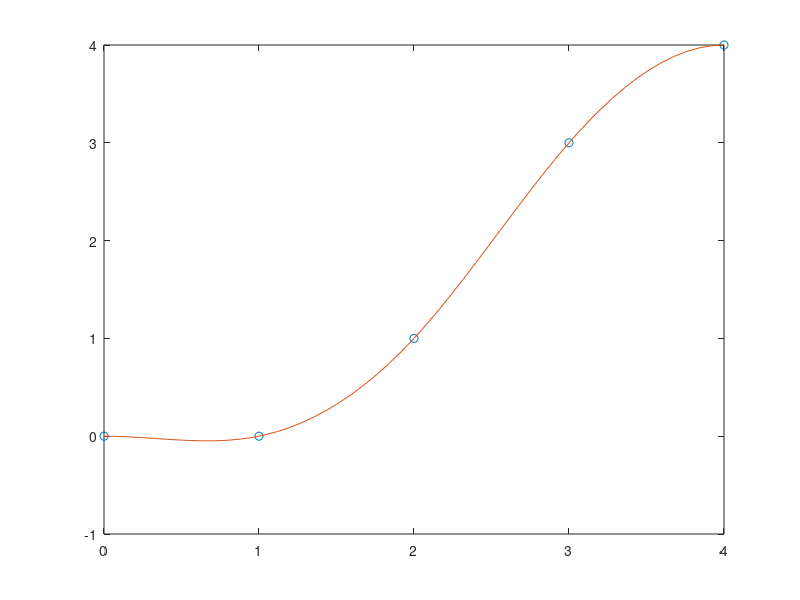

The MATLAB source for this figure: (Note: this script raises an error after producing the figure.)
function test__rrt_2()

addpath('/mnt/nixbig/ownCloud/project_code/')
addpath('/mnt/nixbig/ownCloud/project_code/20181008')
addpath('/mnt/nixbig/ownCloud/project_code/plan_to_observe/')

%%
%{

See exp_cups_S11_simplified.m

%}


%%
      x = -4:4; y = [0 .15 1.12 2.36 2.36 1.46 .49 .06 0];
      cs = spline(x,[0 y 0]);
      xx = linspace(-4,4,101);
      plot(x,y,'o',xx,ppval(cs,xx),'-');
      
      x = 0:4; y = [0 .00 1.0 3.0 4.0];
      cs = spline(x,[0 y 0]);
      xx = linspace(0,4,51);
      plot(x,y,'o',xx,ppval(cs,xx),'-');
%%

%  1) map
%  2) robot(s) that want to move
%  3) robot(s) that can help but have main goals
%  4) obstacles --> occlusions  -  DO
%  5) plan AStar --> approximate cost/benefit
%  6) smooth path --> integrate cost/benefit by simulation  -  DO
%  7) plan navmesh of visible spaces 
%  8.1)  location of target robot(s) and immediate plans --> uncertainty regions
%  8.2)  BWDIST from uncertainty region + occlusion --> BWDist in navmesh --> isosurfaces --> multiple cost layers --> pareto --> robustness


      
      
      map_1 = zeros(40,50);
      map_x_extent=size(map_1,1);
      map_y_extent=size(map_1,2);
      walls{1} = Wall( inf(2,6), [7;7]) ;
      walls{2} = Wall( inf(2,6), [27;7]) ;
      walls{3} = Wall( inf(3,3), [35;33]) ;
      walls{4} = Wall( inf(3,3), [22;33]) ;
      walls{5} = Wall( inf(3,3), [9;33]) ;
      for ii_ = 1:size(walls,2)
          wall = walls{ii_};
          map_1( ...
            wall.location(1):wall.location(1)+size(wall.shape,1)-1 , ...
            wall.location(2):wall.location(2)+size(wall.shape,2)-1 ...
            ) = wall.shape;
      end
    map_1_base_zero = double(map_1 > 0.00001)  ;
    dist_func = bwdist(map_1_base_zero) ;
    
    idisp(map_1)
    figure; hold on; grid on; xlabel('x');  ylabel('y')
    surf(dist_func)

clear('worker_robots')    
worker_robots{1} = SimpleRobot()  ;
worker_robots{2} = SimpleRobot()  ;
worker_robots{3} = SimpleRobot()  ;
% worker_robots{4} = SimpleRobot()  ;

for ii_ = 1:size(worker_robots,2)
    ok = false;
    while ~ok
        x_ = randi(map_x_extent-6)+3  ;
        y_ = randi(map_y_extent-6)+3  ;
        if dist_func(x_,y_) >  6; ok = true ; 
            worker_robots{ii_}.waypoints(:,end+1)=[x_;y_]; 
        end 
    end
    ok2 = false;
    while ~ok2
        try
            x2_ = max(round(randi(round(map_x_extent*2/3)) - map_x_extent/2  )  + x_ , 1);
            y2_ = max(round(randi(round(map_y_extent*2/3)) - map_y_extent/2  ) + y_ , 1) ;
            x2_ = randi(map_x_extent-6)+3  ;
            y2_ = randi(map_y_extent-6)+3  ;
            if dist_func(x2_,y2_) > 6  &&  norm_2( [x2_;y2_]-[x_;y_],1 ) > 12; ok2 = true ;      
                worker_robots{ii_}.waypoints(:,end+1)=[x2_;y2_];    
            end
        catch
        end            
    end
end

%  draw the end points
for ii_ = 1:size(worker_robots,2)
    robot = worker_robots{ii_} ;
    start_point = robot.waypoints(:,1)  ;
    end_point = robot.waypoints(:,2)  ;
    x_ = start_point(1); y_ = start_point(2);   %       [x_ y_]
            hold on;  grid on; plot3(y_,x_,dist_func(x_,y_), 'rx', 'LineWidth',10); 
            text(double(y_),double(x_),double(dist_func(x_,y_))+1.5, int2str(ii_), 'Color','r');       
    x2_ = end_point(1); y2_ = end_point(2);
            hold on;  grid on; plot3(y2_,x2_,dist_func(x2_,y2_), 'mx', 'LineWidth',10);  
            text(double(y2_),double(x2_),double(dist_func(x2_,y2_))+1.5, int2str(ii_), 'Color','m'); 
end


% plan a path 
for ii_ = 1:size(worker_robots,2)
    robot = worker_robots{ii_} ;
    start_point = robot.waypoints(:,1)  ;
    end_point = robot.waypoints(:,2)  ;
    [ path__ , f_score, g_score , came_from, open_set, closed_set ] = path_planning__astar(map_1, start_point, end_point)    ;
    [ total_path_goal_to_start__  , total_path_start_to_goal__ ] = path_planning__reconstruct_path(came_from, end_point)    ;
    
    % draw the path
    for jj_ = 1:size(total_path_start_to_goal__,2)
    plot3(  ...
        total_path_start_to_goal__(2,jj_),  ...
        total_path_start_to_goal__(1,jj_),  ...
        dist_func( total_path_start_to_goal__(1,jj_), total_path_start_to_goal__(2,jj_)   ),  ... 
        'rx' , 'LineWidth', 2)   ;
        daspect([1 1 3])
    end
end


      for ii_ = 1:size(walls,2)
          wall = walls{ii_};
          patch ( ...
            [wall.location(2),  wall.location(2)+size(wall.shape,2)-1 , wall.location(2)+size(wall.shape,2)-1 , wall.location(2)], ...
            [ wall.location(1), wall.location(1),wall.location(1)+size(wall.shape,1)-1 , wall.location(1)+size(wall.shape,1)-1] ,...
            [ 0.5 , 0.5 , 0.5 , 0.5], ...
            'w') ;
          wall = walls{ii_};
          patch ( ...
            [wall.location(2),  wall.location(2)+size(wall.shape,2)-1 , wall.location(2)+size(wall.shape,2)-1 , wall.location(2)], ...
            [ wall.location(1), wall.location(1),wall.location(1)+size(wall.shape,1)-1 , wall.location(1)+size(wall.shape,1)-1] ,...
            [ 1.0 , 1.0 , 1.0 , 1.0], ...
            'w') ;
      end

      

for ii_ = 1:1
    robot = worker_robots{ii_} ;
    start_point = robot.waypoints(:,1)  ;
    end_point = robot.waypoints(:,2)  ;
    [ path__ , f_score, g_score , came_from, open_set, closed_set ] = path_planning__astar(map_1, start_point, end_point)    ;
    [ total_path_goal_to_start__  , total_path_start_to_goal__ ] = path_planning__reconstruct_path(came_from, end_point)    ;
    
    % draw the path
    for jj_ = 1:size(total_path_start_to_goal__,2)
    plot3(  ...
        total_path_start_to_goal__(2,jj_),  ...
        total_path_start_to_goal__(1,jj_),  ...
        dist_func( total_path_start_to_goal__(1,jj_), total_path_start_to_goal__(2,jj_)   ),  ... 
        'cd' , 'LineWidth', 2)   ;
        view(3)
        daspect([1 1 3])
    end
end      
      
      
end






